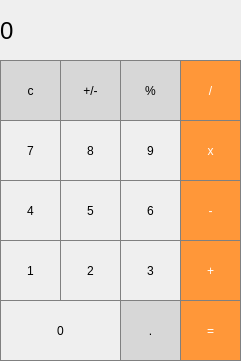
<?xml version="1.0" encoding="UTF-8"?>
<ui version="4.0">
 <class>MainWindow</class>
 <widget class="QMainWindow" name="MainWindow">
  <property name="geometry">
   <rect>
    <x>0</x>
    <y>0</y>
    <width>241</width>
    <height>361</height>
   </rect>
  </property>
  <property name="windowTitle">
   <string>MainWindow</string>
  </property>
  <widget class="QWidget" name="centralWidget">
   <widget class="QLabel" name="label">
    <property name="geometry">
     <rect>
      <x>0</x>
      <y>0</y>
      <width>241</width>
      <height>61</height>
     </rect>
    </property>
    <property name="font">
     <font>
      <pointsize>18</pointsize>
     </font>
    </property>
    <property name="styleSheet">
     <string notr="true">QLabel {
  qproperty-alignment: 'AlignVCenter | AlignRight';
  border: 1px solid gray;
}

background-color : white;
</string>
    </property>
    <property name="text">
     <string>0</string>
    </property>
   </widget>
   <widget class="QPushButton" name="pushButton_clear">
    <property name="geometry">
     <rect>
      <x>0</x>
      <y>60</y>
      <width>61</width>
      <height>61</height>
     </rect>
    </property>
    <property name="styleSheet">
     <string notr="true">QPushButton {
  background-color: rgb(215, 215, 215);
  border: 1px solid gray;
}
QPushButton:pressed {
    background-color: qlineargradient(x1: 0, y1: 0, x2: 0, y2: 1,
                                      stop: 0 #BEBEBE, stop: 1 #D7D7D7);
}</string>
    </property>
    <property name="text">
     <string>c</string>
    </property>
   </widget>
   <widget class="QPushButton" name="pushButton_plus_minus">
    <property name="geometry">
     <rect>
      <x>60</x>
      <y>60</y>
      <width>61</width>
      <height>61</height>
     </rect>
    </property>
    <property name="styleSheet">
     <string notr="true">QPushButton {
  background-color: rgb(215, 215, 215);
  border: 1px solid gray;
}
QPushButton:pressed {
    background-color: qlineargradient(x1: 0, y1: 0, x2: 0, y2: 1,
                                      stop: 0 #BEBEBE, stop: 1 #D7D7D7);
}</string>
    </property>
    <property name="text">
     <string>+/-</string>
    </property>
   </widget>
   <widget class="QPushButton" name="pushButton_percentage">
    <property name="geometry">
     <rect>
      <x>120</x>
      <y>60</y>
      <width>61</width>
      <height>61</height>
     </rect>
    </property>
    <property name="styleSheet">
     <string notr="true">QPushButton {
  background-color: rgb(215, 215, 215);
  border: 1px solid gray;
}
QPushButton:pressed {
    background-color: qlineargradient(x1: 0, y1: 0, x2: 0, y2: 1,
                                      stop: 0 #BEBEBE, stop: 1 #D7D7D7);
}</string>
    </property>
    <property name="text">
     <string>%</string>
    </property>
   </widget>
   <widget class="QPushButton" name="pushButton_division">
    <property name="geometry">
     <rect>
      <x>180</x>
      <y>60</y>
      <width>61</width>
      <height>61</height>
     </rect>
    </property>
    <property name="styleSheet">
     <string notr="true">QPushButton {
  background-color: rgb(255, 151, 57);
  color: white; 
  border: 1px solid gray;
}
</string>
    </property>
    <property name="text">
     <string>/</string>
    </property>
   </widget>
   <widget class="QPushButton" name="pushButton_no_9">
    <property name="geometry">
     <rect>
      <x>120</x>
      <y>120</y>
      <width>61</width>
      <height>61</height>
     </rect>
    </property>
    <property name="styleSheet">
     <string notr="true">QPushButton {
   border: 1px solid gray;
}
QPushButton:pressed {
    background-color: qlineargradient(x1: 0, y1: 0, x2: 0, y2: 1,
                                      stop: 0 #dadbde, stop: 1 #f6f7fa);
}</string>
    </property>
    <property name="text">
     <string>9</string>
    </property>
   </widget>
   <widget class="QPushButton" name="pushButton_no_7">
    <property name="geometry">
     <rect>
      <x>0</x>
      <y>120</y>
      <width>61</width>
      <height>61</height>
     </rect>
    </property>
    <property name="styleSheet">
     <string notr="true">QPushButton {
   border: 1px solid gray;
}
QPushButton:pressed {
    background-color: qlineargradient(x1: 0, y1: 0, x2: 0, y2: 1,
                                      stop: 0 #dadbde, stop: 1 #f6f7fa);
}</string>
    </property>
    <property name="text">
     <string>7</string>
    </property>
   </widget>
   <widget class="QPushButton" name="pushButton_no_8">
    <property name="geometry">
     <rect>
      <x>60</x>
      <y>120</y>
      <width>61</width>
      <height>61</height>
     </rect>
    </property>
    <property name="styleSheet">
     <string notr="true">QPushButton {
   border: 1px solid gray;
}
QPushButton:pressed {
    background-color: qlineargradient(x1: 0, y1: 0, x2: 0, y2: 1,
                                      stop: 0 #dadbde, stop: 1 #f6f7fa);
}</string>
    </property>
    <property name="text">
     <string>8</string>
    </property>
   </widget>
   <widget class="QPushButton" name="pushButton_multiply">
    <property name="geometry">
     <rect>
      <x>180</x>
      <y>120</y>
      <width>61</width>
      <height>61</height>
     </rect>
    </property>
    <property name="styleSheet">
     <string notr="true">QPushButton {
  background-color: rgb(255, 151, 57);
  color: white; 
  border: 1px solid gray;
}
</string>
    </property>
    <property name="text">
     <string>x</string>
    </property>
   </widget>
   <widget class="QPushButton" name="pushButton_no_6">
    <property name="geometry">
     <rect>
      <x>120</x>
      <y>180</y>
      <width>61</width>
      <height>61</height>
     </rect>
    </property>
    <property name="styleSheet">
     <string notr="true">QPushButton {
   border: 1px solid gray;
}
QPushButton:pressed {
    background-color: qlineargradient(x1: 0, y1: 0, x2: 0, y2: 1,
                                      stop: 0 #dadbde, stop: 1 #f6f7fa);
}</string>
    </property>
    <property name="text">
     <string>6</string>
    </property>
   </widget>
   <widget class="QPushButton" name="pushButton_no_4">
    <property name="geometry">
     <rect>
      <x>0</x>
      <y>180</y>
      <width>61</width>
      <height>61</height>
     </rect>
    </property>
    <property name="styleSheet">
     <string notr="true">QPushButton {
   border: 1px solid gray;
}
QPushButton:pressed {
    background-color: qlineargradient(x1: 0, y1: 0, x2: 0, y2: 1,
                                      stop: 0 #dadbde, stop: 1 #f6f7fa);
}</string>
    </property>
    <property name="text">
     <string>4</string>
    </property>
   </widget>
   <widget class="QPushButton" name="pushButton_no_5">
    <property name="geometry">
     <rect>
      <x>60</x>
      <y>180</y>
      <width>61</width>
      <height>61</height>
     </rect>
    </property>
    <property name="styleSheet">
     <string notr="true">QPushButton {
   border: 1px solid gray;
}
QPushButton:pressed {
    background-color: qlineargradient(x1: 0, y1: 0, x2: 0, y2: 1,
                                      stop: 0 #dadbde, stop: 1 #f6f7fa);
}</string>
    </property>
    <property name="text">
     <string>5</string>
    </property>
   </widget>
   <widget class="QPushButton" name="pushButton_minus">
    <property name="geometry">
     <rect>
      <x>180</x>
      <y>180</y>
      <width>61</width>
      <height>61</height>
     </rect>
    </property>
    <property name="styleSheet">
     <string notr="true">QPushButton {
  background-color: rgb(255, 151, 57);
  color: white; 
  border: 1px solid gray;
}
</string>
    </property>
    <property name="text">
     <string>-</string>
    </property>
   </widget>
   <widget class="QPushButton" name="pushButton_no_3">
    <property name="geometry">
     <rect>
      <x>120</x>
      <y>240</y>
      <width>61</width>
      <height>61</height>
     </rect>
    </property>
    <property name="styleSheet">
     <string notr="true">QPushButton {
   border: 1px solid gray;
}
QPushButton:pressed {
    background-color: qlineargradient(x1: 0, y1: 0, x2: 0, y2: 1,
                                      stop: 0 #dadbde, stop: 1 #f6f7fa);
}</string>
    </property>
    <property name="text">
     <string>3</string>
    </property>
   </widget>
   <widget class="QPushButton" name="pushButton_no_1">
    <property name="geometry">
     <rect>
      <x>0</x>
      <y>240</y>
      <width>61</width>
      <height>61</height>
     </rect>
    </property>
    <property name="styleSheet">
     <string notr="true">QPushButton {
   border: 1px solid gray;
}
QPushButton:pressed {
    background-color: qlineargradient(x1: 0, y1: 0, x2: 0, y2: 1,
                                      stop: 0 #dadbde, stop: 1 #f6f7fa);
}</string>
    </property>
    <property name="text">
     <string>1</string>
    </property>
   </widget>
   <widget class="QPushButton" name="pushButton_no_2">
    <property name="geometry">
     <rect>
      <x>60</x>
      <y>240</y>
      <width>61</width>
      <height>61</height>
     </rect>
    </property>
    <property name="styleSheet">
     <string notr="true">QPushButton {
   border: 1px solid gray;
}
QPushButton:pressed {
    background-color: qlineargradient(x1: 0, y1: 0, x2: 0, y2: 1,
                                      stop: 0 #dadbde, stop: 1 #f6f7fa);
}</string>
    </property>
    <property name="text">
     <string>2</string>
    </property>
   </widget>
   <widget class="QPushButton" name="pushButton_plus">
    <property name="geometry">
     <rect>
      <x>180</x>
      <y>240</y>
      <width>61</width>
      <height>61</height>
     </rect>
    </property>
    <property name="styleSheet">
     <string notr="true">QPushButton {
  background-color: rgb(255, 151, 57);
  color: white; 
  border: 1px solid gray;
}
</string>
    </property>
    <property name="text">
     <string>+</string>
    </property>
   </widget>
   <widget class="QPushButton" name="pushButton_no_0">
    <property name="geometry">
     <rect>
      <x>0</x>
      <y>300</y>
      <width>121</width>
      <height>61</height>
     </rect>
    </property>
    <property name="styleSheet">
     <string notr="true">QPushButton {
   border: 1px solid gray;
}
QPushButton:pressed {
    background-color: qlineargradient(x1: 0, y1: 0, x2: 0, y2: 1,
                                      stop: 0 #dadbde, stop: 1 #f6f7fa);
}</string>
    </property>
    <property name="text">
     <string>0</string>
    </property>
   </widget>
   <widget class="QPushButton" name="pushButton_decimal">
    <property name="geometry">
     <rect>
      <x>120</x>
      <y>300</y>
      <width>61</width>
      <height>61</height>
     </rect>
    </property>
    <property name="styleSheet">
     <string notr="true">QPushButton {
  background-color: rgb(215, 215, 215);
  border: 1px solid gray;
}
QPushButton:pressed {
    background-color: qlineargradient(x1: 0, y1: 0, x2: 0, y2: 1,
                                      stop: 0 #BEBEBE, stop: 1 #D7D7D7);
}</string>
    </property>
    <property name="text">
     <string>.</string>
    </property>
   </widget>
   <widget class="QPushButton" name="pushButton_equal">
    <property name="geometry">
     <rect>
      <x>180</x>
      <y>300</y>
      <width>61</width>
      <height>61</height>
     </rect>
    </property>
    <property name="styleSheet">
     <string notr="true">QPushButton {
  background-color: rgb(255, 151, 57);
  color: white; 
  border: 1px solid gray;
}
</string>
    </property>
    <property name="text">
     <string>=</string>
    </property>
   </widget>
  </widget>
 </widget>
 <layoutdefault spacing="6" margin="11"/>
 <resources/>
 <connections/>
</ui>
